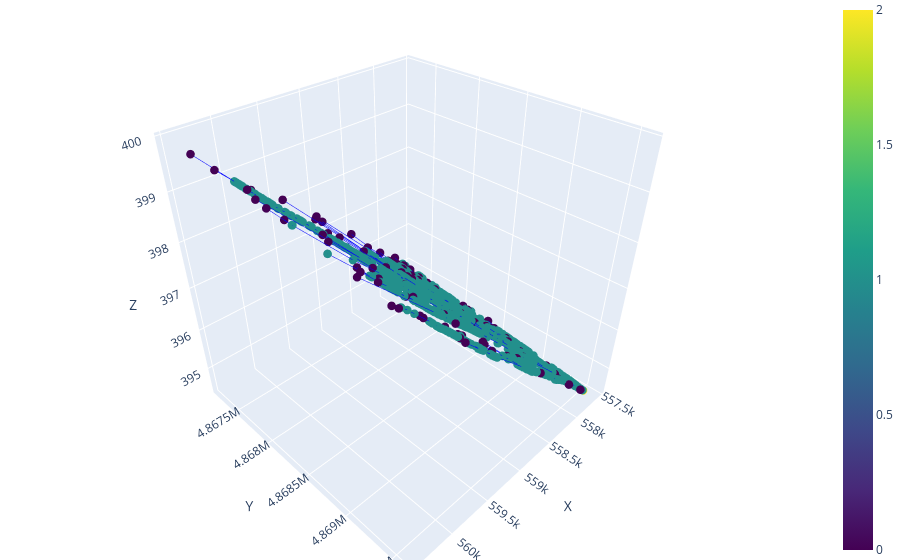

Notebook source saved alongside this figure:
### Code cell
pulse = pd.read_csv("conduit_geometry_test/input_data/gaussian_pulse.csv")
ss = pd.read_csv('conduit_geometry_test/input_data/baseflow.csv')
network_dir = 'conduit_geometry_test/networks/anastomotic/n_1366'
network_name = 'anastomotic_network_n_1366'
network = ok.load_network_data(f'{network_dir}/nodes.csv', f'{network_dir}/edges.csv', debug= True)
network.extract_diffuse_inlets()
network.plot_3D_network(node_color = 'type')
